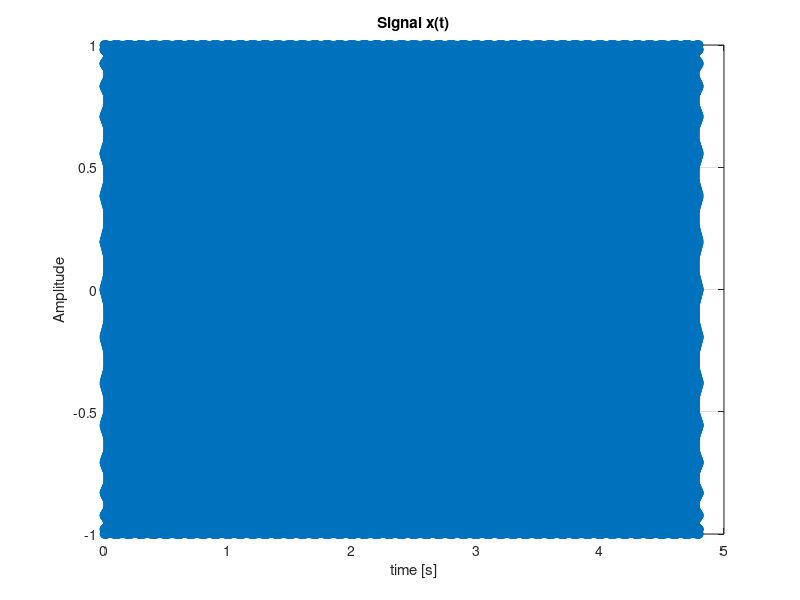

Recreate this plot in MATLAB.
clear all; close all;

fs = 16000;     % sampling frequency
T = 0.1;        % duration of 1 bit signal
fc = 500;       % carrier

name = 'Michal';

bits = [];         % Here we'll keep the 0s and 1s

%%% First, for every letter of the name, we will take its ASCII value
%%% and convert it to binary. Then, we will put it into the 'bits' array.
%%% One should note, that 'dec2bin' returns a string value, so we must 
%%% change it to a number

for i = 1:length(name)
    ascii_value = int8(name(i));    % changing it to ASCII value
    bit = dec2bin(ascii_value, 8);  % converting to binary (string!)
    bits = [bits, bit - '0'];       % adding to array as number
end

%%% y = linspace(x1,x2) returns a row vector of evenly spaced 
%%% points between x1 and x2. y = linspace(x1,x2,n) generates n points.
%%% The spacing between the points is (x2-x1)/(n-1)

t_bit = linspace(0, T, fs*T);
s = zeros(1, length(bits) * length(t_bit));  % the signal

%%% for every bit we transmit positive for 0 and negative for 1

for i = 1:length(bits)
    start_1 = (i-1) * length(t_bit) + 1;
    end_1 = i * length(t_bit);
    
    if bits(i) == 0
        % positive for 0
        s(start_1:end_1) = sin(2*pi*fc*t_bit);
    else
        % negative for 1
        s(start_1:end_1) = -sin(2*pi*fc*t_bit);
    end
end

dt = 1/fs;
Nx = length(s);
t = dt * (0:Nx-1);

figure;
plot(t, s, 'o-');
grid; title('Signal x(t)'); xlabel('time [s]'); ylabel('Amplitude');



%%%%%%%%%%%%%%%%%%%%%%%%%%%%%%%%%%%%%%%%%

fx_values = [8000, 16000, 24000, 32000, 48000];
for fx = fx_values
    fprintf('Playing signal with fx = %d Hz\n', fx);
    sound(s, fx);
    pause(length(s)/fx + 1);
end

audiowrite('transmitted_signal.wav', s, 8000);

%%%%%%%%%%%%%%%%%%%%%%%%%%%%%%%%%%%%%%%%%%

number_of_bits = 8 .* length(name);
decoded_bits = zeros(1, number_of_bits);

for i = 1:number_of_bits
    start_ = (i-1)*fs*T + 1;
    end_ = i*fs*T;
    interval = s(start_:end_);

    if sum(interval .* sin(2*pi*fc*t_bit))>0
        decoded_bits(i) = 0;
    else
        decoded_bits(i) = 1;
    end
end    

number_of_letters = number_of_bits/8;
d_name = '';


for i = 1:number_of_letters
    bits_num = decoded_bits((i-1)*8+1 : i*8);
    bit_str = num2str(bits_num);
    bit_str(isspace(bit_str)) = []; % remove spaces
    ascii_decoded = bin2dec(bit_str);
    d_name = [d_name, char(ascii_decoded)];
end

fprintf('Decoded name: %s\n', d_name);
